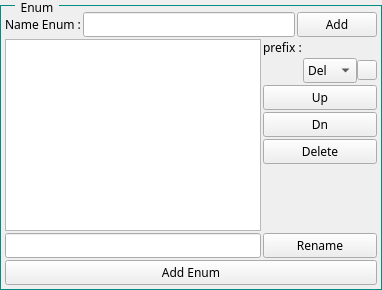
      <widget class="QGroupBox" name="Enum">
       <property name="minimumSize">
        <size>
         <width>300</width>
         <height>0</height>
        </size>
       </property>
       <property name="font">
        <font>
         <family>Corbel</family>
         <pointsize>9</pointsize>
        </font>
       </property>
       <property name="styleSheet">
        <string notr="true">QGroupBox{border: 1px solid rgb(0, 140, 130);margin-top:5px;} QGroupBox::title {left:15px; top:-6px; padding-left:4px; padding-right:4px;}</string>
       </property>
       <property name="title">
        <string>Enum</string>
       </property>
       <layout class="QVBoxLayout" name="verticalLayout_14">
        <property name="spacing">
         <number>2</number>
        </property>
        <property name="leftMargin">
         <number>4</number>
        </property>
        <property name="topMargin">
         <number>6</number>
        </property>
        <property name="rightMargin">
         <number>4</number>
        </property>
        <property name="bottomMargin">
         <number>4</number>
        </property>
        <item>
         <layout class="QHBoxLayout" name="horizontalLayout_2">
          <item>
           <widget class="QLabel" name="nameEnum">
            <property name="font">
             <font>
              <family>Corbel</family>
              <pointsize>9</pointsize>
             </font>
            </property>
            <property name="text">
             <string>Name Enum :</string>
            </property>
           </widget>
          </item>
          <item>
           <widget class="QLineEdit" name="le_enumName">
            <property name="font">
             <font>
              <family>Corbel</family>
              <pointsize>9</pointsize>
             </font>
            </property>
            <property name="focusPolicy">
             <enum>Qt::WheelFocus</enum>
            </property>
            <property name="inputMethodHints">
             <set>Qt::ImhNone</set>
            </property>
            <property name="echoMode">
             <enum>QLineEdit::Normal</enum>
            </property>
           </widget>
          </item>
          <item>
           <widget class="QPushButton" name="btn_addEnum">
            <property name="font">
             <font>
              <family>Corbel</family>
              <pointsize>9</pointsize>
             </font>
            </property>
            <property name="text">
             <string>Add</string>
            </property>
           </widget>
          </item>
         </layout>
        </item>
        <item>
         <layout class="QGridLayout" name="gridLayout_4">
          <item row="0" column="0">
           <widget class="QListWidget" name="lw_enum">
            <property name="font">
             <font>
              <family>Corbel</family>
              <pointsize>9</pointsize>
             </font>
            </property>
            <property name="focusPolicy">
             <enum>Qt::WheelFocus</enum>
            </property>
            <property name="editTriggers">
             <set>QAbstractItemView::DoubleClicked</set>
            </property>
            <property name="tabKeyNavigation">
             <bool>true</bool>
            </property>
           </widget>
          </item>
          <item row="0" column="1">
           <layout class="QVBoxLayout" name="verticalLayout_7">
            <item>
             <widget class="QLabel" name="label_2">
              <property name="font">
               <font>
                <family>Corbel</family>
                <pointsize>9</pointsize>
               </font>
              </property>
              <property name="text">
               <string>prefix :</string>
              </property>
             </widget>
            </item>
            <item>
             <layout class="QHBoxLayout" name="horizontalLayout_4">
              <property name="spacing">
               <number>0</number>
              </property>
              <property name="leftMargin">
               <number>0</number>
              </property>
              <item>
               <spacer name="horizontalSpacer_2">
                <property name="orientation">
                 <enum>Qt::Horizontal</enum>
                </property>
                <property name="sizeHint" stdset="0">
                 <size>
                  <width>40</width>
                  <height>20</height>
                 </size>
                </property>
               </spacer>
              </item>
              <item>
               <widget class="QComboBox" name="cbb_prefixEnum">
                <property name="font">
                 <font>
                  <family>Corbel</family>
                  <pointsize>9</pointsize>
                 </font>
                </property>
                <item>
                 <property name="text">
                  <string>Del</string>
                 </property>
                </item>
                <item>
                 <property name="text">
                  <string>ABC</string>
                 </property>
                </item>
                <item>
                 <property name="text">
                  <string>123</string>
                 </property>
                </item>
                <item>
                 <property name="text">
                  <string>CAP</string>
                 </property>
                </item>
                <item>
                 <property name="text">
                  <string>min</string>
                 </property>
                </item>
                <item>
                 <property name="text">
                  <string>Maj</string>
                 </property>
                </item>
               </widget>
              </item>
              <item>
               <widget class="QPushButton" name="btn_addPrefix">
                <property name="maximumSize">
                 <size>
                  <width>20</width>
                  <height>20</height>
                 </size>
                </property>
                <property name="focusPolicy">
                 <enum>Qt::WheelFocus</enum>
                </property>
                <property name="styleSheet">
                 <string notr="true"/>
                </property>
                <property name="text">
                 <string/>
                </property>
               </widget>
              </item>
             </layout>
            </item>
            <item>
             <widget class="QPushButton" name="btn_enumUp">
              <property name="font">
               <font>
                <family>Corbel</family>
                <pointsize>9</pointsize>
               </font>
              </property>
              <property name="styleSheet">
               <string notr="true"/>
              </property>
              <property name="text">
               <string>Up</string>
              </property>
             </widget>
            </item>
            <item>
             <widget class="QPushButton" name="btn_enumDn">
              <property name="font">
               <font>
                <family>Corbel</family>
                <pointsize>9</pointsize>
               </font>
              </property>
              <property name="styleSheet">
               <string notr="true"/>
              </property>
              <property name="text">
               <string>Dn</string>
              </property>
             </widget>
            </item>
            <item>
             <widget class="QPushButton" name="btn_enumDel">
              <property name="font">
               <font>
                <family>Corbel</family>
                <pointsize>9</pointsize>
               </font>
              </property>
              <property name="styleSheet">
               <string notr="true"/>
              </property>
              <property name="text">
               <string>Delete</string>
              </property>
             </widget>
            </item>
            <item>
             <spacer name="verticalSpacer">
              <property name="orientation">
               <enum>Qt::Vertical</enum>
              </property>
              <property name="sizeHint" stdset="0">
               <size>
                <width>20</width>
                <height>40</height>
               </size>
              </property>
             </spacer>
            </item>
           </layout>
          </item>
          <item row="1" column="0">
           <widget class="QLineEdit" name="le_enumRename">
            <property name="font">
             <font>
              <family>Corbel</family>
              <pointsize>9</pointsize>
             </font>
            </property>
            <property name="focusPolicy">
             <enum>Qt::WheelFocus</enum>
            </property>
           </widget>
          </item>
          <item row="1" column="1">
           <widget class="QPushButton" name="btn_enumRename">
            <property name="font">
             <font>
              <family>Corbel</family>
              <pointsize>9</pointsize>
             </font>
            </property>
            <property name="text">
             <string>Rename</string>
            </property>
           </widget>
          </item>
         </layout>
        </item>
        <item>
         <widget class="QPushButton" name="btn_addAttrEnum">
          <property name="font">
           <font>
            <family>Corbel</family>
            <pointsize>9</pointsize>
           </font>
          </property>
          <property name="styleSheet">
           <string notr="true"/>
          </property>
          <property name="text">
           <string>Add Enum</string>
          </property>
         </widget>
        </item>
       </layout>
      </widget>
